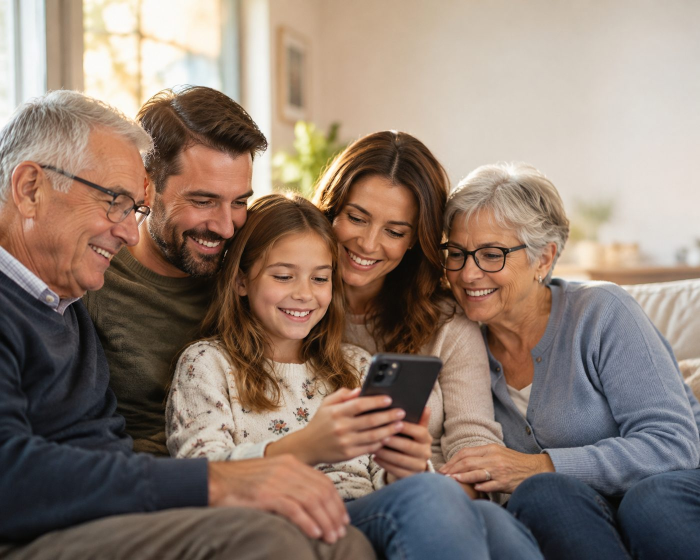
#> input picture assets/hero-family-1400.jpg, 1400 x 1120 px (shown at 1/2 size); its folder holds only this picture in this run
$ python prepare-prague.py ../assets/hero-family-1400.jpg
#> lines starting #> are read from the running program, lines starting #| are printed output that depends on the picture
#!/usr/bin/env python3
"""Připraví fotografii Prahy pro první obrazovku pilotu (RODINNÝ ŠTÍT).

Použití:  python3 tools/prepare-prague.py <originál.jpg|png>
Výstup:   assets/prague-{800,1600}.{webp,jpg}  (poměr 16:9, bez metadat)
"""
import sys, pathlib
from PIL import Image, ImageOps

src = pathlib.Path(sys.argv[1])
out = pathlib.Path(__file__).resolve().parent.parent / 'assets'
im = ImageOps.exif_transpose(Image.open(src)).convert('RGB')
#> im is the input picture: PIL image 1400x1120 RGB; mean R, G, B 142.5, 124.6, 112.5
w, h = im.size; target = 16 / 9
#> after `w, h = im.size`: w = 1400; h = 1120
if w / h > target:
    nw = round(h * target); left = (w - nw) // 2; im = im.crop((left, 0, left + nw, h))
elif w / h < target:
    nh = round(w / target); top = (h - nh) // 2; im = im.crop((0, top, w, top + nh))
#> after `nh = round(w / target)`: nh = 788
#> after `top = (h - nh) // 2`: top = 166
#> after `im = im.crop((0, top, w, top + nh))`:
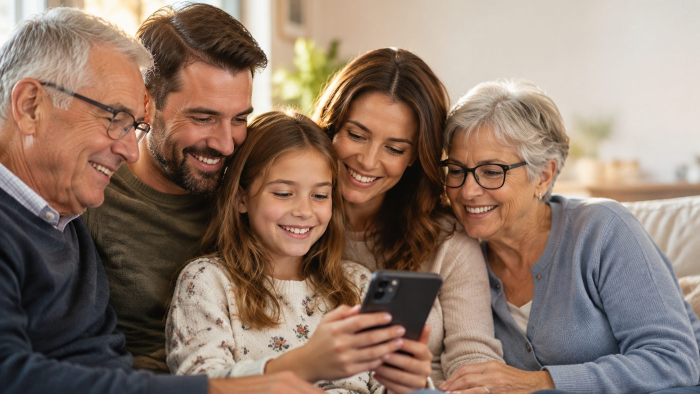
#> im: PIL image 1400x788 RGB (shown at 1/2 size); mean R, G, B 141.7, 119.7, 105.6
for width in (800, 1600):
    r = im.resize((width, round(width * 9 / 16)), Image.LANCZOS) if im.width > width else im
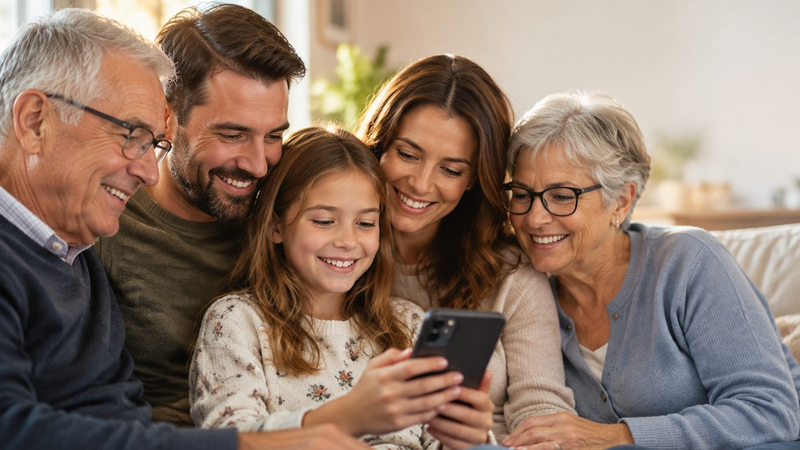
#> r: PIL image 800x450 RGB; mean R, G, B 141.7, 119.7, 105.6
    r.save(out / f'prague-{width}.webp', 'WEBP', quality=80, method=6)
    r.save(out / f'prague-{width}.jpg', 'JPEG', quality=82, optimize=True, progressive=True)
    print(width, r.size, [(p.name, p.stat().st_size // 1024, 'kB') for p in out.glob(f'prague-{width}.*')])
#| 800 (800, 450) []
